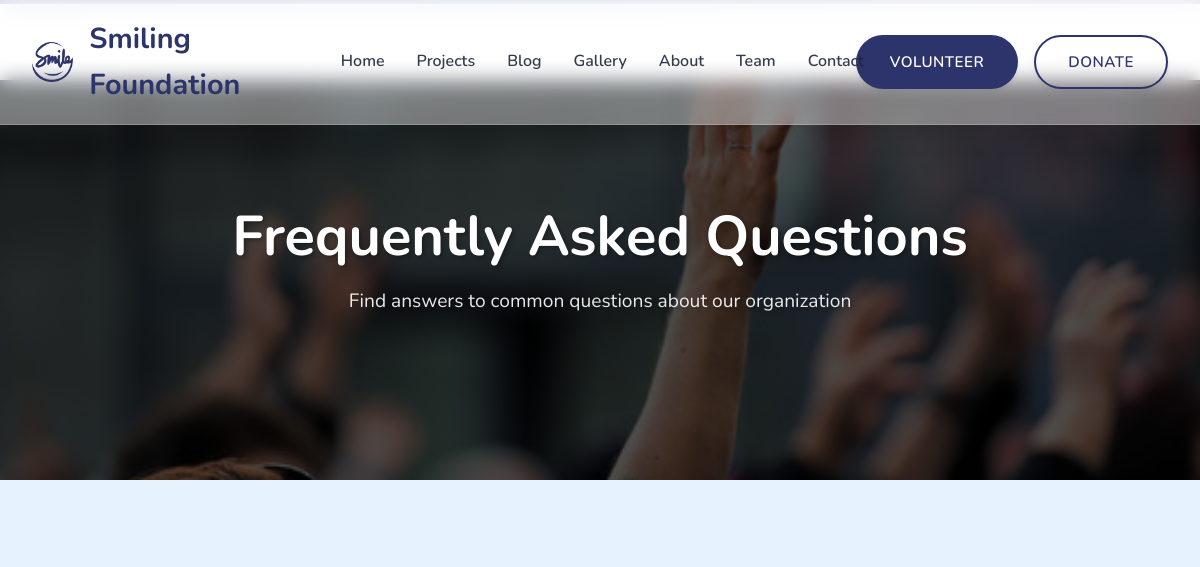
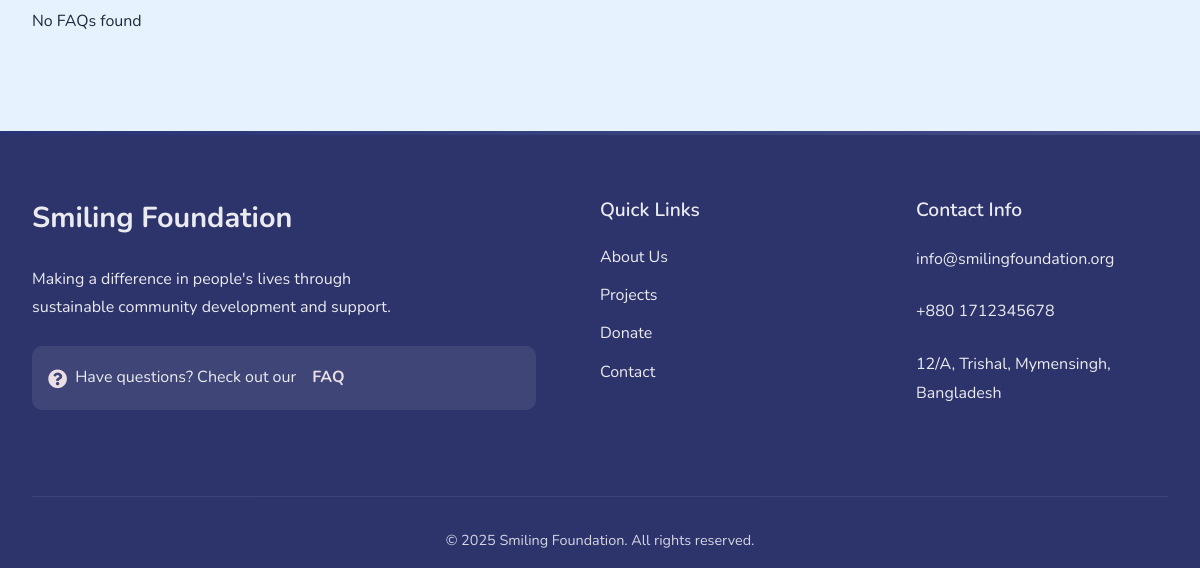
The app's page /pages/faq.php, older data (2 pictures, top to bottom).
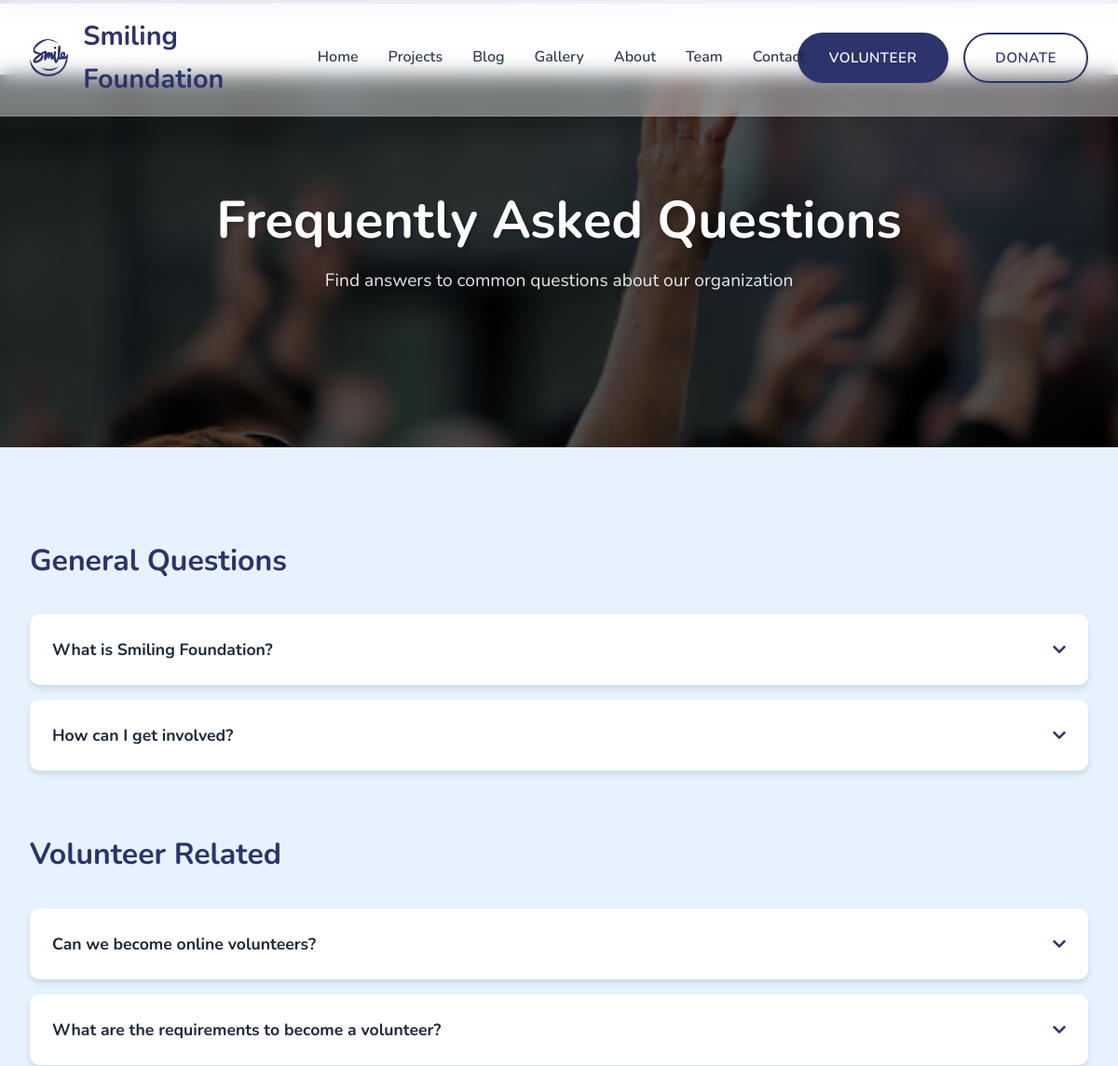
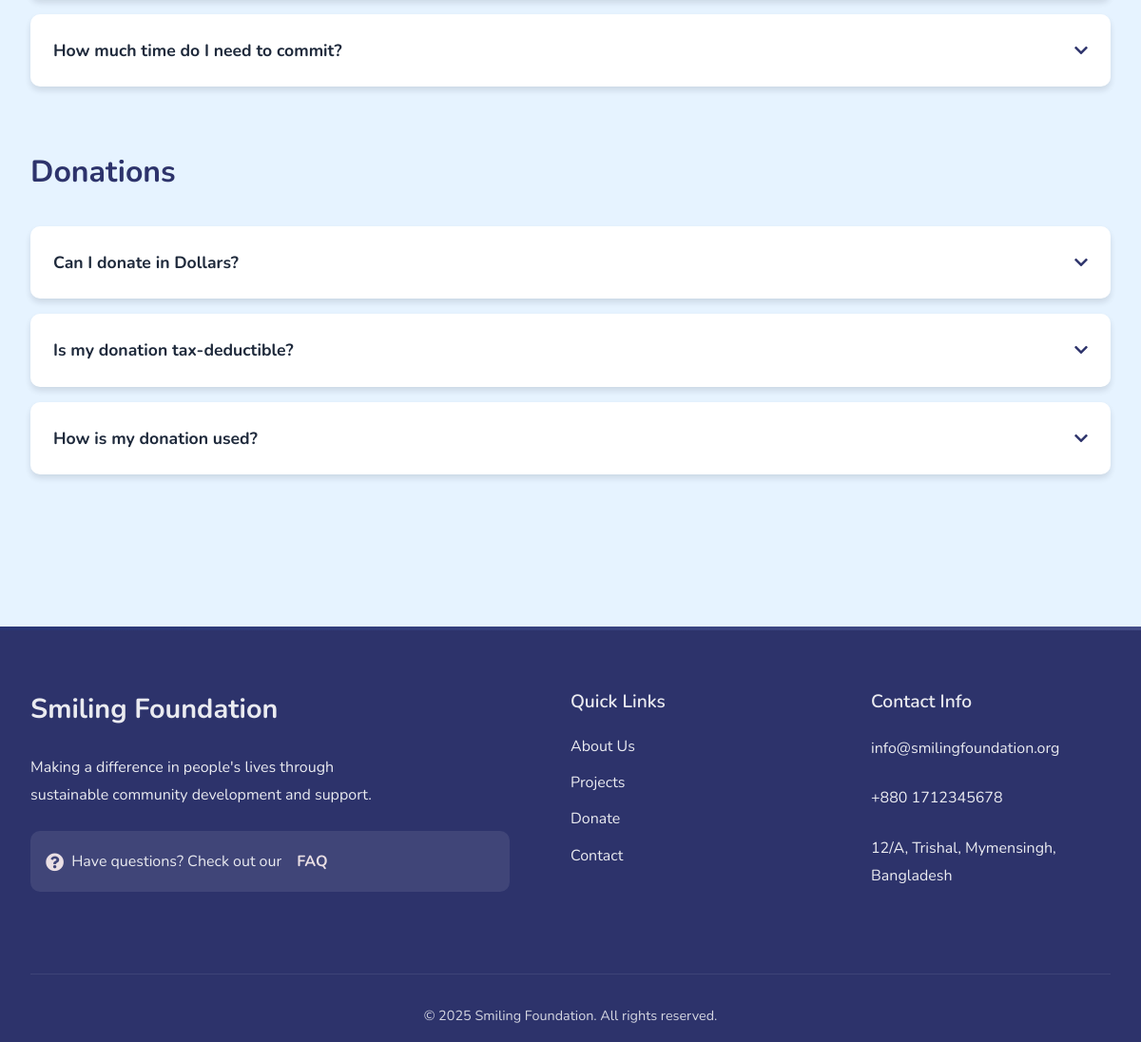
The same page, newer data (2 pictures, top to bottom).
### tables this page shows
CREATE TABLE `faq_categories` (
  `id` int(11) NOT NULL,
  `name` varchar(255) NOT NULL,
  `display_order` int(11) DEFAULT 0,
  `created_at` timestamp NOT NULL DEFAULT current_timestamp(),
  `is_deleted` tinyint(1) DEFAULT 0
);

CREATE TABLE `faqs` (
  `id` int(11) NOT NULL,
  `category_id` int(11) NOT NULL,
  `question` text NOT NULL,
  `answer` text NOT NULL,
  `display_order` int(11) DEFAULT 0,
  `created_at` timestamp NOT NULL DEFAULT current_timestamp(),
  `is_deleted` tinyint(1) DEFAULT 0
);

### pages/faq.php (the view, shortened to what this page needs)
<!DOCTYPE html>
<html lang="en"> <head> <meta charset="UTF-8">
 <link rel="stylesheet" href="../assets/css/style.css">
<link rel="stylesheet" href="../assets/css/animations.css">
<link href="https://fonts.googleapis.com/css2?family=Nunito:wght@400;600;700&display=swap" rel="stylesheet"> <link rel="stylesheet" href="https://cdnjs.cloudflare.com/ajax/libs/font-awesome/5.15.4/css/all.min.css">
</head>
<body>
    <?php include '../includes/header.php'; ?>
    <main>
        <section class="page-hero">
            <div class="hero-content fade-in">
                <h1>Frequently Asked Questions</h1>
                <p>Find answers to common questions about our organization</p>
            </div>
        </section>    <section class="faq-section">
        <div class="container">
            <?php
            $conn = get_database_connection();
            $categories_query = "SELECT * FROM faq_categories WHERE is_deleted = 0 ORDER BY display_order, name";
            $categories_result = mysqli_query($conn, $categories_query);
            if (mysqli_num_rows($categories_result) > 0) {
                while ($category = mysqli_fetch_assoc($categories_result)):
                    $category_id = $category['id'];
                    $faqs_query = "SELECT * FROM faqs WHERE category_id = $category_id AND is_deleted = 0 ORDER BY display_order, id";
                    $faqs_result = mysqli_query($conn, $faqs_query);
                    if (mysqli_num_rows($faqs_result) > 0):
                    ?>
                        <div class="faq-category fade-in">
                            <h2><?php echo htmlspecialchars($category['name']); ?></h2>
                            <div class="faq-list">
                                <?php while ($faq = mysqli_fetch_assoc($faqs_result)): ?>
                                    <div class="faq-item">
                                        <div class="faq-question">
                                            <h3><?php echo htmlspecialchars($faq['question']); ?></h3>
                                            <i class="fas fa-chevron-down"></i>
                                        </div>
                                    </div>
                                <?php endwhile; ?>
                            </div>
                        </div>
                    <?php
                    endif;
                endwhile;
            } else {
                echo '<p>No FAQs found</p>';
            }
            ?>
        </div>
    </section>
</main>
<?php include '../includes/footer.php'; ?>
</body> </html>

Row changes from the older to the newer data that the page shows:
added faq_categories: name "General Questions"
added faqs: question "What is Smiling Foundation?", shown under "General Questions"
added faqs: question "How can I get involved?", shown under "General Questions"
added faq_categories: name "Volunteer Related"
added faqs: question "Can we become online volunteers?", shown under "Volunteer Related"
added faqs: question "What are the requirements to become a volunteer?", shown under "Volunteer Related"
added faqs: question "How much time do I need to commit?", shown under "Volunteer Related"
added faq_categories: name "Donations"
added faqs: question "Can I donate in Dollars?", shown under "Donations"
added faqs: question "Is my donation tax-deductible?", shown under "Donations"
added faqs: question "How is my donation used?", shown under "Donations"
Text that changed along with them:
text no longer shown: "No FAQs found"
